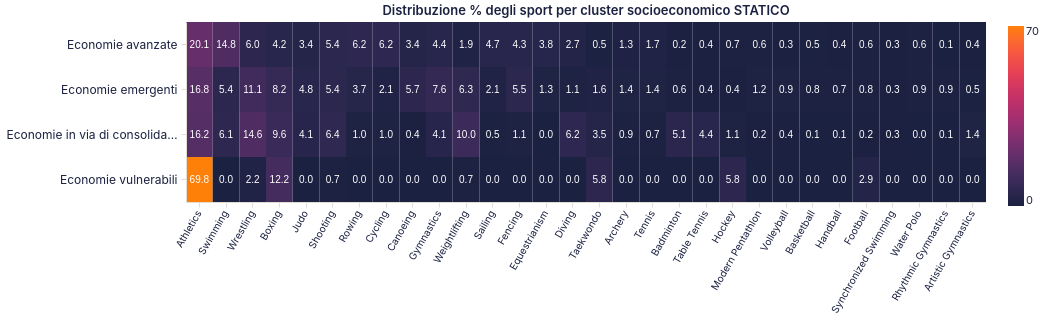

The Vega-Lite source for this figure:
### Vega-Lite specification from a JSON file in a GitHub repository (floating-point values rounded to 4 significant figures)
{"$schema": "https://vega.github.io/schema/vega-lite/v5.20.1.json", "config": {"arc": {"fill": "#1b2140"}, "area": {"fill": "#1b2140", "fillOpacity": 0.15, "line": true}, "axis": {"domainColor": "#e2ddd4", "grid": true, "gridColor": "#e2ddd4", "gridWidth": 0.6, "labelAngle": 0, "labelColor": "#1b2140", "labelFont": "Inter, system-ui, -apple-system, BlinkMacSystemFont, 'Segoe UI', Roboto, sans-serif", "labelFontSize": 12, "labelFontWeight": 400, "labelPadding": 4, "tickColor": "#e2ddd4", "tickSize": 5, "titleColor": "#1b2140", "titleFont": "Inter, system-ui, -apple-system, BlinkMacSystemFont, 'Segoe UI', Roboto, sans-serif", "titleFontSize": 12, "titleFontWeight": 600}, "axisBand": {"grid": false}, "background": "transparent", "bar": {"fill": "#1b2140"}, "legend": {"labelColor": "#1b2140", "labelFont": "Inter, system-ui, -apple-system, BlinkMacSystemFont, 'Segoe UI', Roboto, sans-serif", "labelFontSize": 11, "padding": 4, "symbolType": "circle", "titleColor": "#1b2140", "titleFont": "Inter, system-ui, -apple-system, BlinkMacSystemFont, 'Segoe UI', Roboto, sans-serif", "titleFontSize": 12}, "line": {"stroke": "#1b2140", "strokeWidth": 2}, "mark": {"color": "#1b2140"}, "path": {"stroke": "#1b2140"}, "point": {"fill": "#1b2140", "filled": true}, "range": {"category": ["#1b2140", "#ff8009", "#9a0641", "#ffe34a", "#e7b6af", "#0088b0", "#e03830"]}, "rect": {"fill": "#1b2140"}, "shape": {"stroke": "#1b2140"}, "symbol": {"fill": "#1b2140"}, "title": {"anchor": "middle", "color": "#1b2140", "font": "Inter, system-ui, -apple-system, BlinkMacSystemFont, 'Segoe UI', Roboto, sans-serif", "fontSize": 13, "fontWeight": 600, "subtitleColor": "#1b2140", "subtitleFont": "Inter, system-ui, -apple-system, BlinkMacSystemFont, 'Segoe UI', Roboto, sans-serif"}, "view": {"continuousHeight": 300, "continuousWidth": 400, "fill": null, "stroke": null}}, "data": {"name": "data-51f367ba5b6ef95f02d3ce7687198f7d"}, "datasets": {"data-51f367ba5b6ef95f02d3ce7687198f7d": [{"cluster_label": "Economie avanzate", "pct_del_cluster": 1.318, "sport": "Archery"}, {"cluster_label": "Economie emergenti", "pct_del_cluster": 1.372, "sport": "Archery"}, {"cluster_label": "Economie in via di consolidamento", "pct_del_cluster": 0.8638, "sport": "Archery"}, {"cluster_label": "Economie vulnerabili", "pct_del_cluster": 0.0, "sport": "Archery"}, {"cluster_label": "Economie avanzate", "pct_del_cluster": 0.3902, "sport": "Artistic Gymnastics"}, {"cluster_label": "Economie emergenti", "pct_del_cluster": 0.4819, "sport": "Artistic Gymnastics"}, {"cluster_label": "Economie in via di consolidamento", "pct_del_cluster": 1.395, "sport": "Artistic Gymnastics"}, {"cluster_label": "Economie vulnerabili", "pct_del_cluster": 0.0, "sport": "Artistic Gymnastics"}, {"cluster_label": "Economie avanzate", "pct_del_cluster": 20.06, "sport": "Athletics"}, {"cluster_label": "Economie emergenti", "pct_del_cluster": 16.83, "sport": "Athletics"}, {"cluster_label": "Economie in via di consolidamento", "pct_del_cluster": 16.21, "sport": "Athletics"}, {"cluster_label": "Economie vulnerabili", "pct_del_cluster": 69.78, "sport": "Athletics"}, {"cluster_label": "Economie avanzate", "pct_del_cluster": 0.2109, "sport": "Badminton"}, {"cluster_label": "Economie emergenti", "pct_del_cluster": 0.6487, "sport": "Badminton"}, {"cluster_label": "Economie in via di consolidamento", "pct_del_cluster": 5.116, "sport": "Badminton"}, {"cluster_label": "Economie vulnerabili", "pct_del_cluster": 0.0, "sport": "Badminton"}, {"cluster_label": "Economie avanzate", "pct_del_cluster": 0.5273, "sport": "Basketball"}, {"cluster_label": "Economie emergenti", "pct_del_cluster": 0.7785, "sport": "Basketball"}, {"cluster_label": "Economie in via di consolidamento", "pct_del_cluster": 0.1329, "sport": "Basketball"}, {"cluster_label": "Economie vulnerabili", "pct_del_cluster": 0.0, "sport": "Basketball"}, {"cluster_label": "Economie avanzate", "pct_del_cluster": 4.219, "sport": "Boxing"}, {"cluster_label": "Economie emergenti", "pct_del_cluster": 8.193, "sport": "Boxing"}, {"cluster_label": "Economie in via di consolidamento", "pct_del_cluster": 9.568, "sport": "Boxing"}, {"cluster_label": "Economie vulnerabili", "pct_del_cluster": 12.23, "sport": "Boxing"}, {"cluster_label": "Economie avanzate", "pct_del_cluster": 3.364, "sport": "Canoeing"}, {"cluster_label": "Economie emergenti", "pct_del_cluster": 5.69, "sport": "Canoeing"}, {"cluster_label": "Economie in via di consolidamento", "pct_del_cluster": 0.3987, "sport": "Canoeing"}, {"cluster_label": "Economie vulnerabili", "pct_del_cluster": 0.0, "sport": "Canoeing"}, {"cluster_label": "Economie avanzate", "pct_del_cluster": 6.201, "sport": "Cycling"}, {"cluster_label": "Economie emergenti", "pct_del_cluster": 2.132, "sport": "Cycling"}, {"cluster_label": "Economie in via di consolidamento", "pct_del_cluster": 0.9967, "sport": "Cycling"}, {"cluster_label": "Economie vulnerabili", "pct_del_cluster": 0.0, "sport": "Cycling"}, {"cluster_label": "Economie avanzate", "pct_del_cluster": 2.658, "sport": "Diving"}, {"cluster_label": "Economie emergenti", "pct_del_cluster": 1.075, "sport": "Diving"}, {"cluster_label": "Economie in via di consolidamento", "pct_del_cluster": 6.246, "sport": "Diving"}, {"cluster_label": "Economie vulnerabili", "pct_del_cluster": 0.0, "sport": "Diving"}, {"cluster_label": "Economie avanzate", "pct_del_cluster": 3.839, "sport": "Equestrianism"}, {"cluster_label": "Economie emergenti", "pct_del_cluster": 1.335, "sport": "Equestrianism"}, {"cluster_label": "Economie in via di consolidamento", "pct_del_cluster": 0.0, "sport": "Equestrianism"}, {"cluster_label": "Economie vulnerabili", "pct_del_cluster": 0.0, "sport": "Equestrianism"}, {"cluster_label": "Economie avanzate", "pct_del_cluster": 4.335, "sport": "Fencing"}, {"cluster_label": "Economie emergenti", "pct_del_cluster": 5.487, "sport": "Fencing"}, {"cluster_label": "Economie in via di consolidamento", "pct_del_cluster": 1.13, "sport": "Fencing"}, {"cluster_label": "Economie vulnerabili", "pct_del_cluster": 0.0, "sport": "Fencing"}, {"cluster_label": "Economie avanzate", "pct_del_cluster": 0.58, "sport": "Football"}, {"cluster_label": "Economie emergenti", "pct_del_cluster": 0.797, "sport": "Football"}, {"cluster_label": "Economie in via di consolidamento", "pct_del_cluster": 0.1993, "sport": "Football"}, {"cluster_label": "Economie vulnerabili", "pct_del_cluster": 2.878, "sport": "Football"}, {"cluster_label": "Economie avanzate", "pct_del_cluster": 4.377, "sport": "Gymnastics"}, {"cluster_label": "Economie emergenti", "pct_del_cluster": 7.637, "sport": "Gymnastics"}, {"cluster_label": "Economie in via di consolidamento", "pct_del_cluster": 4.12, "sport": "Gymnastics"}, {"cluster_label": "Economie vulnerabili", "pct_del_cluster": 0.0, "sport": "Gymnastics"}, {"cluster_label": "Economie avanzate", "pct_del_cluster": 0.3586, "sport": "Handball"}, {"cluster_label": "Economie emergenti", "pct_del_cluster": 0.7414, "sport": "Handball"}, {"cluster_label": "Economie in via di consolidamento", "pct_del_cluster": 0.06645, "sport": "Handball"}, {"cluster_label": "Economie vulnerabili", "pct_del_cluster": 0.0, "sport": "Handball"}, {"cluster_label": "Economie avanzate", "pct_del_cluster": 0.6855, "sport": "Hockey"}, {"cluster_label": "Economie emergenti", "pct_del_cluster": 0.3892, "sport": "Hockey"}, {"cluster_label": "Economie in via di consolidamento", "pct_del_cluster": 1.063, "sport": "Hockey"}, {"cluster_label": "Economie vulnerabili", "pct_del_cluster": 5.755, "sport": "Hockey"}, {"cluster_label": "Economie avanzate", "pct_del_cluster": 3.364, "sport": "Judo"}, {"cluster_label": "Economie emergenti", "pct_del_cluster": 4.782, "sport": "Judo"}, {"cluster_label": "Economie in via di consolidamento", "pct_del_cluster": 4.12, "sport": "Judo"}, {"cluster_label": "Economie vulnerabili", "pct_del_cluster": 0.0, "sport": "Judo"}, {"cluster_label": "Economie avanzate", "pct_del_cluster": 0.6433, "sport": "Modern Pentathlon"}, {"cluster_label": "Economie emergenti", "pct_del_cluster": 1.223, "sport": "Modern Pentathlon"}, {"cluster_label": "Economie in via di consolidamento", "pct_del_cluster": 0.1993, "sport": "Modern Pentathlon"}, {"cluster_label": "Economie vulnerabili", "pct_del_cluster": 0.0, "sport": "Modern Pentathlon"}, {"cluster_label": "Economie avanzate", "pct_del_cluster": 0.09492, "sport": "Rhythmic Gymnastics"}, {"cluster_label": "Economie emergenti", "pct_del_cluster": 0.8526, "sport": "Rhythmic Gymnastics"}, {"cluster_label": "Economie in via di consolidamento", "pct_del_cluster": 0.1329, "sport": "Rhythmic Gymnastics"}, {"cluster_label": "Economie vulnerabili", "pct_del_cluster": 0.0, "sport": "Rhythmic Gymnastics"}, {"cluster_label": "Economie avanzate", "pct_del_cluster": 6.18, "sport": "Rowing"}, {"cluster_label": "Economie emergenti", "pct_del_cluster": 3.726, "sport": "Rowing"}, {"cluster_label": "Economie in via di consolidamento", "pct_del_cluster": 0.9967, "sport": "Rowing"}, {"cluster_label": "Economie vulnerabili", "pct_del_cluster": 0.0, "sport": "Rowing"}, {"cluster_label": "Economie avanzate", "pct_del_cluster": 4.746, "sport": "Sailing"}, {"cluster_label": "Economie emergenti", "pct_del_cluster": 2.132, "sport": "Sailing"}, {"cluster_label": "Economie in via di consolidamento", "pct_del_cluster": 0.5316, "sport": "Sailing"}, {"cluster_label": "Economie vulnerabili", "pct_del_cluster": 0.0, "sport": "Sailing"}, {"cluster_label": "Economie avanzate", "pct_del_cluster": 5.4, "sport": "Shooting"}, {"cluster_label": "Economie emergenti", "pct_del_cluster": 5.431, "sport": "Shooting"}, {"cluster_label": "Economie in via di consolidamento", "pct_del_cluster": 6.379, "sport": "Shooting"}, {"cluster_label": "Economie vulnerabili", "pct_del_cluster": 0.7194, "sport": "Shooting"}, {"cluster_label": "Economie avanzate", "pct_del_cluster": 14.79, "sport": "Swimming"}, {"cluster_label": "Economie emergenti", "pct_del_cluster": 5.449, "sport": "Swimming"}, {"cluster_label": "Economie in via di consolidamento", "pct_del_cluster": 6.113, "sport": "Swimming"}, {"cluster_label": "Economie vulnerabili", "pct_del_cluster": 0.0, "sport": "Swimming"}, {"cluster_label": "Economie avanzate", "pct_del_cluster": 0.3375, "sport": "Synchronized Swimming"}, {"cluster_label": "Economie emergenti", "pct_del_cluster": 0.2595, "sport": "Synchronized Swimming"}, {"cluster_label": "Economie in via di consolidamento", "pct_del_cluster": 0.3322, "sport": "Synchronized Swimming"}, {"cluster_label": "Economie vulnerabili", "pct_del_cluster": 0.0, "sport": "Synchronized Swimming"}, {"cluster_label": "Economie avanzate", "pct_del_cluster": 0.3586, "sport": "Table Tennis"}, {"cluster_label": "Economie emergenti", "pct_del_cluster": 0.3522, "sport": "Table Tennis"}, {"cluster_label": "Economie in via di consolidamento", "pct_del_cluster": 4.385, "sport": "Table Tennis"}, {"cluster_label": "Economie vulnerabili", "pct_del_cluster": 0.0, "sport": "Table Tennis"}, {"cluster_label": "Economie avanzate", "pct_del_cluster": 0.5168, "sport": "Taekwondo"}, {"cluster_label": "Economie emergenti", "pct_del_cluster": 1.65, "sport": "Taekwondo"}, {"cluster_label": "Economie in via di consolidamento", "pct_del_cluster": 3.522, "sport": "Taekwondo"}, {"cluster_label": "Economie vulnerabili", "pct_del_cluster": 5.755, "sport": "Taekwondo"}, {"cluster_label": "Economie avanzate", "pct_del_cluster": 1.709, "sport": "Tennis"}, {"cluster_label": "Economie emergenti", "pct_del_cluster": 1.372, "sport": "Tennis"}, {"cluster_label": "Economie in via di consolidamento", "pct_del_cluster": 0.7309, "sport": "Tennis"}, {"cluster_label": "Economie vulnerabili", "pct_del_cluster": 0.0, "sport": "Tennis"}, {"cluster_label": "Economie avanzate", "pct_del_cluster": 0.348, "sport": "Volleyball"}, {"cluster_label": "Economie emergenti", "pct_del_cluster": 0.9268, "sport": "Volleyball"}, {"cluster_label": "Economie in via di consolidamento", "pct_del_cluster": 0.3987, "sport": "Volleyball"}, {"cluster_label": "Economie vulnerabili", "pct_del_cluster": 0.0, "sport": "Volleyball"}, {"cluster_label": "Economie avanzate", "pct_del_cluster": 0.58, "sport": "Water Polo"}, {"cluster_label": "Economie emergenti", "pct_del_cluster": 0.8526, "sport": "Water Polo"}, {"cluster_label": "Economie in via di consolidamento", "pct_del_cluster": 0.0, "sport": "Water Polo"}, {"cluster_label": "Economie vulnerabili", "pct_del_cluster": 0.0, "sport": "Water Polo"}, {"cluster_label": "Economie avanzate", "pct_del_cluster": 1.856, "sport": "Weightlifting"}, {"cluster_label": "Economie emergenti", "pct_del_cluster": 6.302, "sport": "Weightlifting"}, {"cluster_label": "Economie in via di consolidamento", "pct_del_cluster": 10.03, "sport": "Weightlifting"}, {"cluster_label": "Economie vulnerabili", "pct_del_cluster": 0.7194, "sport": "Weightlifting"}, {"cluster_label": "Economie avanzate", "pct_del_cluster": 5.959, "sport": "Wrestling"}, {"cluster_label": "Economie emergenti", "pct_del_cluster": 11.1, "sport": "Wrestling"}, {"cluster_label": "Economie in via di consolidamento", "pct_del_cluster": 14.62, "sport": "Wrestling"}, {"cluster_label": "Economie vulnerabili", "pct_del_cluster": 2.158, "sport": "Wrestling"}]}, "height": 180, "layer": [{"encoding": {"color": {"field": "pct_del_cluster", "scale": {"range": ["#1b2140", "#ff8009"]}, "title": null, "type": "quantitative"}, "tooltip": [{"field": "cluster_label", "title": "Cluster", "type": "nominal"}, {"field": "sport", "title": "Sport", "type": "nominal"}, {"field": "pct_del_cluster", "format": ".1f", "title": "% medaglie del cluster", "type": "quantitative"}], "x": {"axis": {"labelAngle": -60, "labelFontSize": 10}, "field": "sport", "sort": ["Athletics", "Swimming", "Wrestling", "Boxing", "Judo", "Shooting", "Rowing", "Cycling", "Canoeing", "Gymnastics", "Weightlifting", "Sailing", "Fencing", "Equestrianism", "Diving", "Taekwondo", "Archery", "Tennis", "Badminton", "Table Tennis", "Hockey", "Modern Pentathlon", "Volleyball", "Basketball", "Handball", "Football", "Synchronized Swimming", "Water Polo", "Rhythmic Gymnastics", "Artistic Gymnastics"], "title": null, "type": "nominal"}, "y": {"field": "cluster_label", "sort": ["Economie avanzate", "Economie emergenti", "Economie in via di consolidamento", "Economie vulnerabili"], "title": null, "type": "nominal"}}, "mark": {"type": "rect"}, "name": "view_54"}, {"encoding": {"color": {"condition": {"test": "(datum.pct_del_cluster > 50)", "value": "white"}, "value": "white"}, "text": {"field": "pct_del_cluster", "format": ".1f", "type": "quantitative"}, "x": {"axis": {"labelAngle": -60, "labelFontSize": 10}, "field": "sport", "sort": ["Athletics", "Swimming", "Wrestling", "Boxing", "Judo", "Shooting", "Rowing", "Cycling", "Canoeing", "Gymnastics", "Weightlifting", "Sailing", "Fencing", "Equestrianism", "Diving", "Taekwondo", "Archery", "Tennis", "Badminton", "Table Tennis", "Hockey", "Modern Pentathlon", "Volleyball", "Basketball", "Handball", "Football", "Synchronized Swimming", "Water Polo", "Rhythmic Gymnastics", "Artistic Gymnastics"], "title": null, "type": "nominal"}, "y": {"field": "cluster_label", "sort": ["Economie avanzate", "Economie emergenti", "Economie in via di consolidamento", "Economie vulnerabili"], "title": null, "type": "nominal"}}, "mark": {"baseline": "middle", "fontSize": 10, "type": "text"}}], "params": [{"bind": "scales", "name": "param_28", "select": {"encodings": ["x", "y"], "type": "interval"}, "views": ["view_54"]}], "title": "Distribuzione % degli sport per cluster socioeconomico STATICO", "width": 800}
